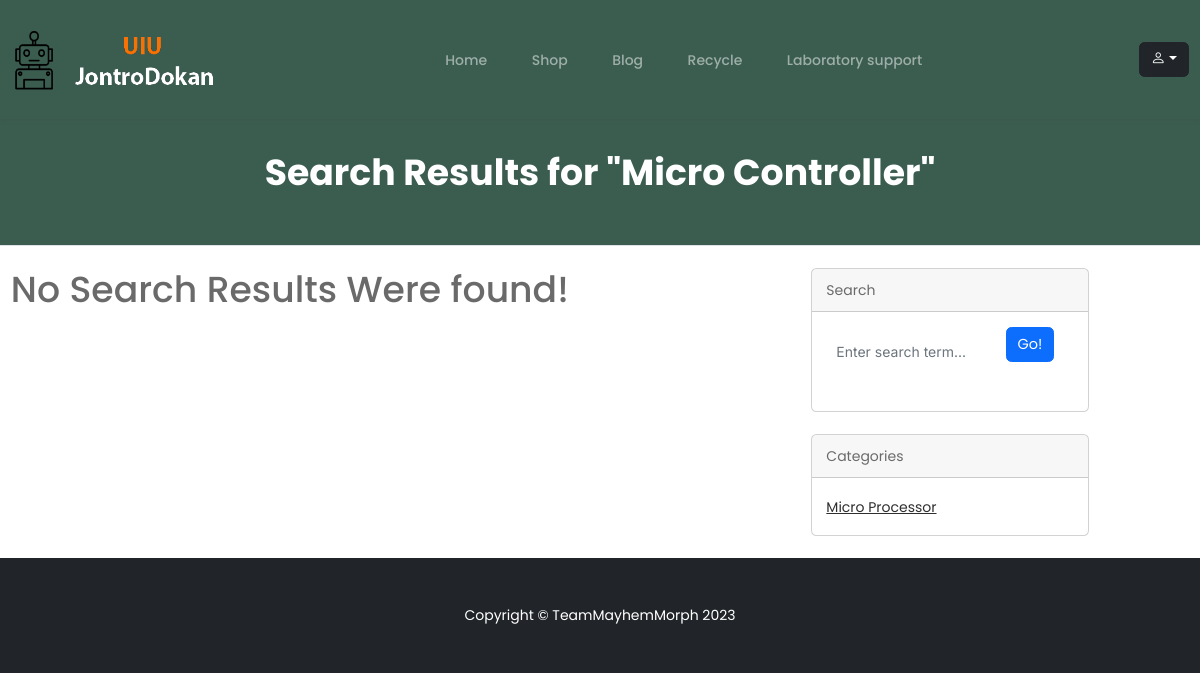
Page /recycle/categories_search.php?cat_title=Micro Controller on the earlier database version.
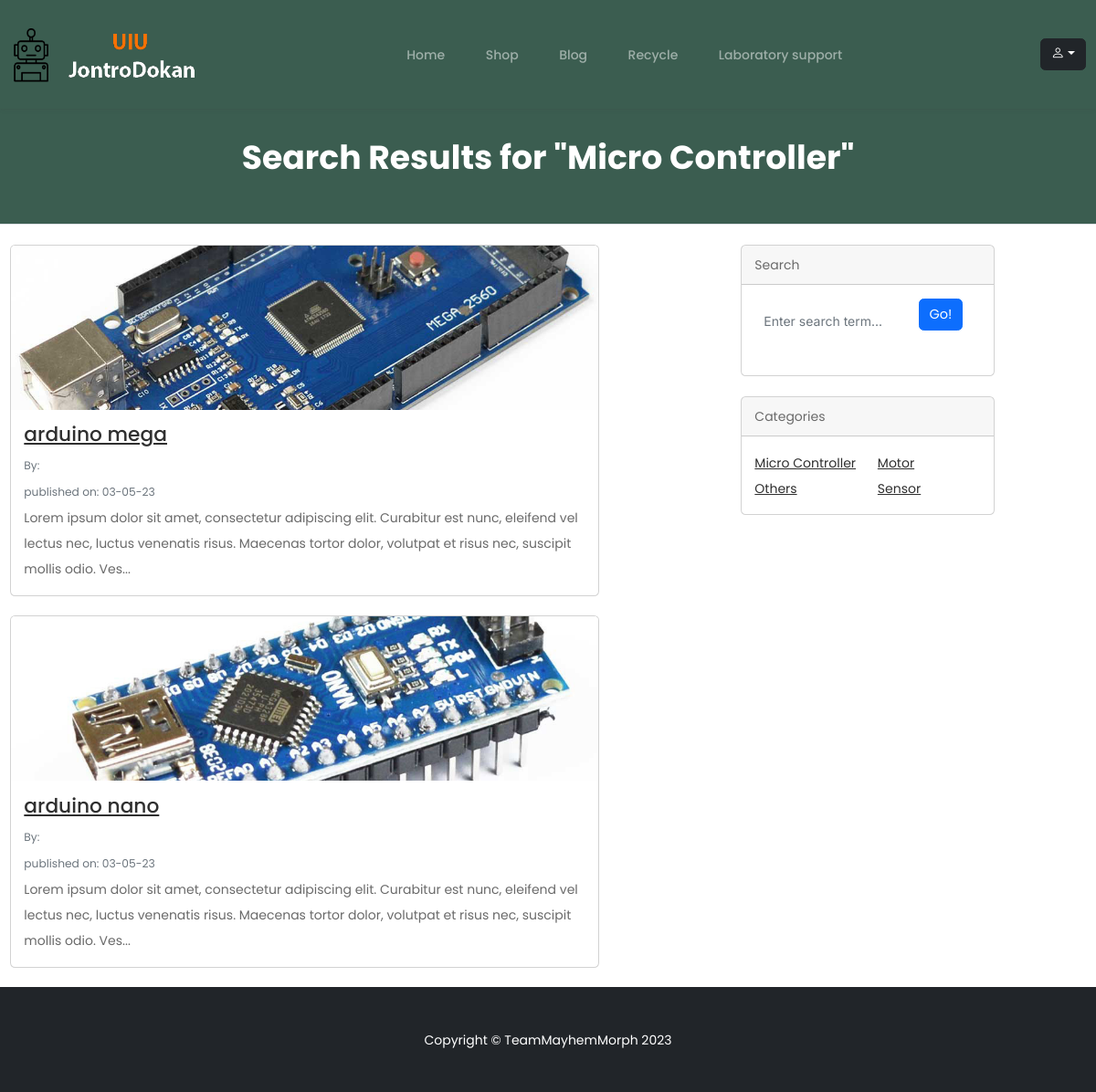
Same page on the later database version.
### tables this page shows
CREATE TABLE `recycling` (
  `p_id` int(11) NOT NULL,
  `user_id` int(11) NOT NULL,
  `p_name` varchar(255) DEFAULT NULL,
  `p_image` text DEFAULT NULL,
  `p_type` varchar(255) DEFAULT NULL,
  `p_date` text DEFAULT NULL,
  `product_amount` int(11) NOT NULL,
  `status` int(11) NOT NULL,
  `p_details` varchar(255) DEFAULT NULL
);

### recycle/categories_search.php (the view, shortened to what this page needs)
<?php
include('../database/db_connect.php');
if(isset($_GET['cat_title']))
{
    $search = $_GET['cat_title'];
    $query = "select * from recycling where p_type like '%$search%' ";
    $search_query = mysqli_query($connect, $query);
    $count = mysqli_num_rows($search_query);
    $cat_title = $_GET['cat_title'];
}
?>
<?php include('../homepage/includes/header_html.php') ?>
<?php include('../homepage/includes/header_body.php')?>
        <header class="py-2 border-bottom mb-4 hero " style="margin-top: 100px!important">
            <div class="container">
                <div class="text-center my-5">
                    <h1 class="fw-bolder">Search Results for "<?php echo $cat_title;?>"</h1>
                </div>
            </div>
        </header>
        <div class="container">
            <div class="row">
                <div class="col-lg-8">
                    <div class="row">
<?php
    if($count == 0)
    {
        echo "<h1> No Search Results Were found!</h1>";
    }
    while($row = mysqli_fetch_assoc($search_query))
    {
        $product_id = $row['p_id'];
        $product_name = $row['p_name'];
        $product_image = $row['p_image'];
        $product_details = $row['p_details'];;
        $publish_date = $row['p_date']
?>
        <div class="col-md-10">
        <div class="card mb-4">
        <a href="post.php?p_id=<?php echo $product_id; ?>"><img class="card-img-top" src="image/<?php echo $product_image; ?>" alt="no image"/></a>
            <div class="card-body">
                <h2 class="card-title h4"><a href="user_recycle_item_details.php?i_id=<?php echo $product_id; ?>"><?php echo mb_strimwidth($product_name, 0, 30, "..."); ?></a></h2>
                <div class="small text-muted">By: <?php echo $uname ?></div>
                <span class="small text-muted">published on: <?php echo $publish_date ?></span>
                <p class="card-text"><?php echo mb_strimwidth($product_details, 0, 200, "..."); ?></p>
            </div>
        </div>
    </div>
<?php
    }
?>
                    </div>
                </div>
                <?php include "includes/sidebar.php" ?>
                 </div>
             </div>
     <?php include('../homepage/includes/footer.php') ?>

### homepage/includes/header_html.php (shortened to what this page needs)
<!doctype html>
<html lang="en">
<head>
    <link rel="stylesheet" href=".././assets/css/bootstrap.min.css">
    <link rel="stylesheet" href=".././assets/fonts/bootstrap-icons.css">
    <link rel="stylesheet" href=".././assets/sass/main.css">
    <link rel="stylesheet" href=".././assets/css/style.css">
    <link rel="stylesheet" href=".././assets/css/anotherStyle.css">
    <link rel="stylesheet" href=".././blog/css/style.css">
    <link rel="stylesheet" href=".././recycle/css/style.css">
    <link rel="stylesheet" href=".././Seller_page/css/style.css">
</head>
<body>

### homepage/includes/header_body.php (shortened to what this page needs)
<?php
    $page = basename($_SERVER['PHP_SELF'],'.php');
    $uname = "";
?>
<header class="mb-5">
<?php
        if(!isset($_SESSION['uname'])){
            ?>
            <div class="page-header__topline container-fluid row fixed-top">
                <ul class="nav justify-content-end fixed-top">
                    <li class="nav-item">
                    <a class="nav-link text-dark" aria-current="page" href=".././customers/login.php">Login</a>
                    </li>
                    <li class="nav-item">
                    <a class="nav-link text-dark" aria-current="page" href=".././customers/register.php">Register</a>
                    </li>
                </ul>
            </div>
            <?php
        }
?>
    <nav class="custom-navbar navbar navbar navbar-expand-md navbar-dark bg-dark fixed-top">
        <div class="container">
            <a class="navbar-brand" href="#">
                <img src=".././assets/images/new_logo.png" alt="">
            </a>
            <div class="collapse navbar-collapse" id="navbarSupportedContent">
                <ul class="custom-navbar-nav navbar-nav ms-auto mb-2 mb-md-0">
                    <li class="nav-item">
                        <a class="nav-link <?= ($page == 'index')? 'active' : '' ?>" aria-current="page" href=".././index.php">Home</a>
                    </li>
                    <li class="nav-item <?= ($page == 'shop')? 'active' : '' ?>  ">
                        <a class="nav-link " href=".././Shop/shop.php">Shop</a>
                    </li>
                    <li class="nav-item <?= ($page == 'blog')? 'active' : '' ?>">
                        <a class="nav-link" href=".././blog/blog.php">Blog</a>
                    </li>
                    <li class="nav-item <?= ($page == 'recycle')? 'active' : '' ?>">
                        <a class = "nav-link " href=".././recycle/recycle.php">Recycle</a>
                    </li>
                    <li class="nav-item <?= ($page == 'lab_support')? 'active' : '' ?>">
                        <a class="nav-link " href=".././lab_support/lab_support.php">Laboratory support</a>
                    </li>
                </ul>
                <ul class="navbar-nav ms-auto mb-2 mb-lg-0 action-menu">
                    <li class="nav-item dropdown">
                        <a class="btn btn-dark dropdown-toggle" href="" id="navbarDropdown" role="button"
                           data-bs-toggle="dropdown" aria-expanded="false">
                           <?php
                                if(isset($_SESSION['uname'])){
                                    $ul = '<ul class="dropdown-menu border-0 shadow-lg" aria-labelledby="navbarDropdown">';
                                    $li1 = '<li><a class="dropdown-item" href="../././lab_support/user_view_lab_item.php">My Lab Orders</a></li>';
                                    $li2 = '<li><a class="dropdown-item" href="../././customers/editForm.php">Edit My Profile</a></li>';
                                    $li3 = '<li><a class="dropdown-item" href="../././blog/userBlogs/myblogs.php">My Blog</a></li>';
                                    $li4 = '<li><a class="dropdown-item" href="../././Seller_page/admin.php">Sell Products</a></li>';
                                    $li5 = '<li><a class="dropdown-item" href="../././recycle/user_recycle_products.php">My Items For Recycle</a></li>';
                                    $li6 ='<li><a class="dropdown-item" href="./../log.php">Logout</a></li>';
                                    ?>
                                    <?php
                                    echo '<i class="bi bi-person">';
                                    echo " ".$uname;
                                    echo '</i>';
                                    echo '</a>';
                                    echo $ul;
                                    echo $li1;
                                    echo $li2;
                                    echo $li3;
                                    echo $li4;
                                    echo $li5;
                                    ?>
                                    <hr>
                                    <?php
                                    echo $li6;
                                }
                                else{
                                    ?>
                                    <?php
                                    echo '<i class="bi bi-person"></i>';
                                    echo '</a>';
                                }
                                ?>
                    </li>
                </ul>
            </div>
        </div>
    </nav>
</header>

### recycle/includes/sidebar.php
<div class="col-lg-3">
    <div class="card mb-4">
        <div class="card-header">Search</div>
        <div class="card-body">
            <form action="search.php" method="post">
                <div class="input-group" style="display: flex;">
                <div class="row">
                    <div class="col-md-8">
                        <input class="form-control" type="text" placeholder="Enter search term..." aria-label="Enter search term..." aria-describedby="search" name="search" />
                    </div>
                    <div class="col-md-4" style="margin-top: 1px; margin-bottom: auto;">
                        <button class="btn btn-primary btn-block" id="button-search" type="submit" name="submit" >Go!</button>
                    </div>
                    </div>
                </div>
            </form>
        </div>
    </div>
    <div class="card mb-4">
        <div class="card-header">Categories</div>
        <div class="card-body">
            <div class="row">
                <?php
                $query = "SELECT DISTINCT p_type FROM `recycling`";
                $res = mysqli_query($connect, $query);
                while ($row = mysqli_fetch_assoc($res)) {
                    $r_type = $row['p_type'];
                ?>
                    <div class="col-sm-6">
                        <ul class="list-unstyled mb-0">
                            <li><a href="categories_search.php?cat_title=<?php echo $r_type; ?>"><?php echo $r_type ?></a></li>
                        </ul>
                    </div>
                <?php
                }
                ?>
            </div>
        </div>
    </div>
</div>

### homepage/includes/footer.php (shortened to what this page needs)
<footer class = "container-fluid">
    <div class="row">
        <div class=" header__topline bg-dark py-5"><p class="m-0 text-center text-white">Copyright &copy; TeamMayhemMorph 2023</p></div>
    </div>
</footer>
</body>
</html>

### assets/sass/main.css (style rules this page uses)
body { font-family: "Roboto", sans-serif; background: #fff !important; }
a { text-decoration: none; color: #1a1e21; }
header nav { background: #fff; box-shadow: 0px 0px 5px #4444; }
header nav a.navbar-brand img { height: 70px; }

### assets/css/style.css (style rules this page uses)
.page-header__topline { height: 45px; }
input[type="file"], input[type="text"], textarea { width: 100%; padding: 10px; margin-bottom: 20px; border-radius: 5px; border: none; }

### assets/css/anotherStyle.css (style rules this page uses)
body { overflow-x: hidden; position: relative; }
body { font-family: "Inter", sans-serif; font-weight: 400; line-height: 28px; color: #6a6a6a; font-size: 14px; background-color: #eff2f1; }
a { text-decoration: none; -webkit-transition: .3s all ease; -o-transition: .3s all ease; transition: .3s all ease; color: #2f2f2f; text-decoration: underline; }
.custom-navbar { background: #3b5d50 !important; padding-top: 20px; padding-bottom: 20px; }
.custom-navbar .navbar-brand { font-size: 32px; font-weight: 600; }
@media (min-width: 992px) { .custom-navbar .custom-navbar-nav li { margin-left: 15px; margin-right: 15px; } }
.custom-navbar .custom-navbar-nav li a { font-weight: 500; color: #ffffff !important; opacity: .5; -webkit-transition: .3s all ease; -o-transition: .3s all ease; transition: .3s all ease; position: relative; }
@media (min-width: 768px) { .custom-navbar .custom-navbar-nav li a:before { content: ""; position: absolute; bottom: 0; left: 8px; right: 8px; background: #f9bf29; height: 5px; opacity: 1; visibility: visible; width: 0; -webkit-transition: .15s all ease-out; -o-transition: .15s all ease-out; transition: .15s all ease-out; } }
.hero { background: #3b5d50; padding: calc(4rem - 30px) 0 0rem 0; }
@media (min-width: 768px) { .hero { padding: calc(4rem - 30px) 0 4rem 0; } }
@media (min-width: 992px) { .hero { padding: calc(8rem - 30px) 0 8rem 0; } }
.hero h1 { font-weight: 700; color: #ffffff; margin-bottom: 30px; }
.card-img-top { width: 100%; height: 15vw; object-fit: cover; }
.form-control { height: 50px; border-radius: 10px; font-family: "Inter", sans-serif; }

### Seller_page/css/style.css (style rules this page uses)
:root { --blue:#2980b9; --red:tomato; --orange:orange; --black:#333; --white:#fff; --bg-color:#eee; --dark-bg:rgba(0,0,0,.7); --box-shadow:0 .5rem 1rem rgba(0,0,0,.1); --border:.1rem solid #999; }
* { font-family: 'Poppins', sans-serif; margin:0; padding:0; box-sizing: border-box; outline: none; border:none; text-decoration: none; }
html { font-size: 90.5%; overflow-x: hidden; }
.container { max-width: 1200px; margin:0 auto; }

Differences in the rows shown:
added recycling: p_image (picture), p_name "arduino mega", p_date "03-05-23", p_details "Lorem ipsum dolor sit amet, consectetur adipiscing elit. Curabitur est nunc, eleifend vel lectus nec, luctus venenatis risus. Maecenas tortor dolor, volutpat et risus nec, suscipit mollis odio. Ves..."
added recycling: p_image (picture), p_name "arduino nano", p_date "03-05-23", p_details "Lorem ipsum dolor sit amet, consectetur adipiscing elit. Curabitur est nunc, eleifend vel lectus nec, luctus venenatis risus. Maecenas tortor dolor, volutpat et risus nec, suscipit mollis odio. Ves..."
Other differences:
new list line: "Micro Controller"
new list line: "Motor"
new list line: "Others"
new list line: "Sensor"
text no longer shown: "No Search Results Were found!"
list line gone: "Micro Processor"
